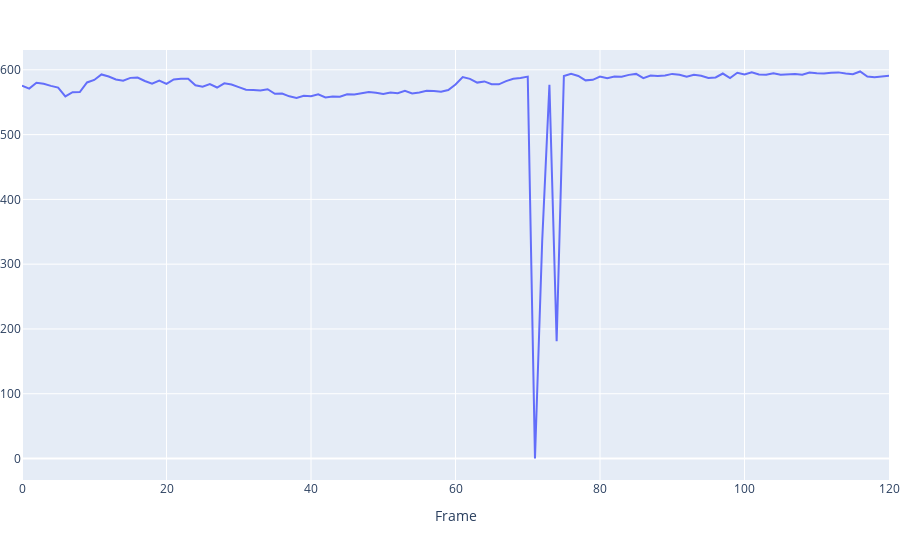

Notebook source saved alongside this figure:
### Code cell
# 12
# 17
# 23
# 24
fig = plot_line(data_debug[:, 24*3+1])
fig.show()
fig.show('svg')
